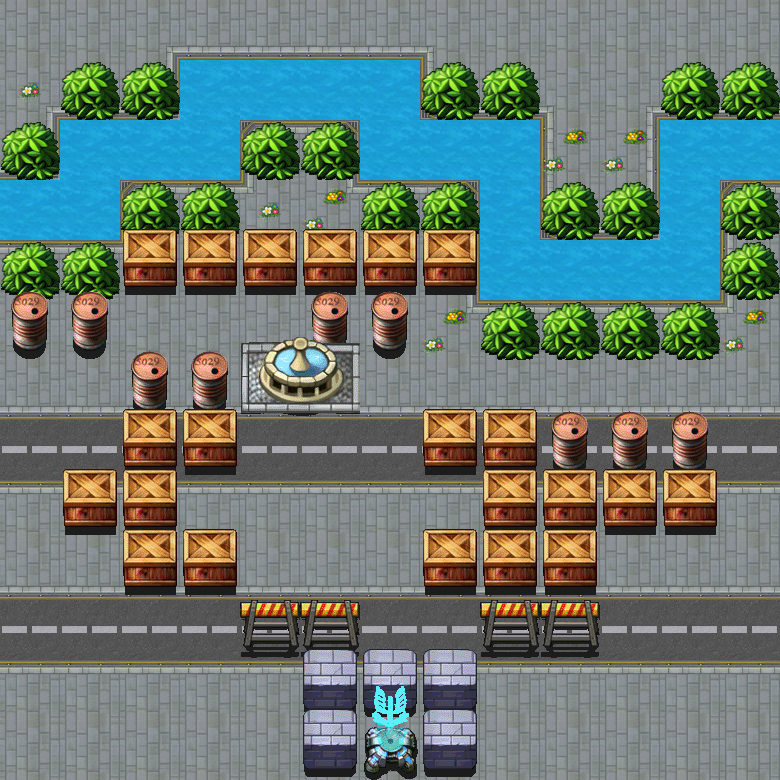

Below is a game level as drawn by its tile map, then a one-line description and the .tmx that defines it (tile-layer data replaced by summaries):
An orthogonal 13x13 tile map with 60x60 px tiles, 19 tile layers (floor, river, riverfake, bridge, ...), 4 tilesets and 4 objects (plyartPoint, enemyPoint1, enemyPoint2, enemyPoint3).

<map version="1.0" orientation="orthogonal" width="13" height="13" tilewidth="60" tileheight="60">
 <properties>
  <property name="3" value="20" />
  <property name="6" value="20" />
  <property name="7" value="1" />
 </properties>
 <tileset firstgid="1" name="floor_city" tilewidth="60" tileheight="60">
  <image source="floor_city.png" width="240" height="600" />
 </tileset>
 <tileset firstgid="41" name="block" tilewidth="60" tileheight="120">
  <image source="block.png" width="600" height="600" />
 </tileset>
 <tileset firstgid="91" name="bridge" tilewidth="60" tileheight="60">
  <image source="bridge.png" width="360" height="60" />
 </tileset>
 <tileset firstgid="97" name="garbage" tilewidth="60" tileheight="60">
  <image source="garbage.png" width="540" height="60" />
 </tileset>
 <layer name="floor" width="13" height="13">
  <data>[169 cells, 169 non-empty, 14 distinct tile ids]</data>
 </layer>
 <layer name="river" width="13" height="13">
  <data>[169 cells, 43 non-empty, 2 distinct tile ids]</data>
 </layer>
 <layer name="riverfake" width="13" height="13">
  <data>[169 cells, 1 non-empty, 1 distinct tile ids]</data>
 </layer>
 <layer name="bridge" width="13" height="13">
  <data>[169 cells, 1 non-empty, 1 distinct tile ids]</data>
 </layer>
 <layer name="garbage" width="13" height="13">
  <data>[169 cells, 7 non-empty, 2 distinct tile ids]</data>
 </layer>
 <layer name="block0" width="13" height="13">
  <data>[169 cells, 1 non-empty, 1 distinct tile ids]</data>
 </layer>
 <layer name="block1" width="13" height="13">
  <data>[169 cells, 1 non-empty, 1 distinct tile ids]</data>
 </layer>
 <layer name="block2" width="13" height="13">
  <data>[169 cells, 1 non-empty, 1 distinct tile ids]</data>
 </layer>
 <layer name="block3" width="13" height="13">
  <data>[169 cells, 1 non-empty, 1 distinct tile ids]</data>
 </layer>
 <layer name="block4" width="13" height="13">
  <data>[169 cells, 6 non-empty, 1 distinct tile ids]</data>
 </layer>
 <layer name="block5" width="13" height="13">
  <data>[169 cells, 5 non-empty, 2 distinct tile ids]</data>
 </layer>
 <layer name="block6" width="13" height="13">
  <data>[169 cells, 4 non-empty, 3 distinct tile ids]</data>
 </layer>
 <layer name="block7" width="13" height="13">
  <data>[169 cells, 7 non-empty, 2 distinct tile ids]</data>
 </layer>
 <layer name="block8" width="13" height="13">
  <data>[169 cells, 6 non-empty, 1 distinct tile ids]</data>
 </layer>
 <layer name="block9" width="13" height="13">
  <data>[169 cells, 5 non-empty, 1 distinct tile ids]</data>
 </layer>
 <layer name="block10" width="13" height="13">
  <data>[169 cells, 4 non-empty, 1 distinct tile ids]</data>
 </layer>
 <layer name="block11" width="13" height="13">
  <data>[169 cells, 3 non-empty, 1 distinct tile ids]</data>
 </layer>
 <layer name="block12" width="13" height="13">
  <data>[169 cells, 3 non-empty, 2 distinct tile ids]</data>
 </layer>
 <objectgroup name="Objects" width="13" height="13">
  <object name="plyartPoint" x="274" y="723" width="27" height="27" />
  <object name="enemyPoint1" x="573" y="0" width="28" height="28" />
  <object name="enemyPoint2" x="152" y="1" width="28" height="28" />
  <object name="enemyPoint3" x="751" y="422" width="28" height="28" />
 </objectgroup>
 <layer name="grass" width="13" height="13">
  <data>[169 cells, 23 non-empty, 1 distinct tile ids]</data>
 </layer>
</map>
